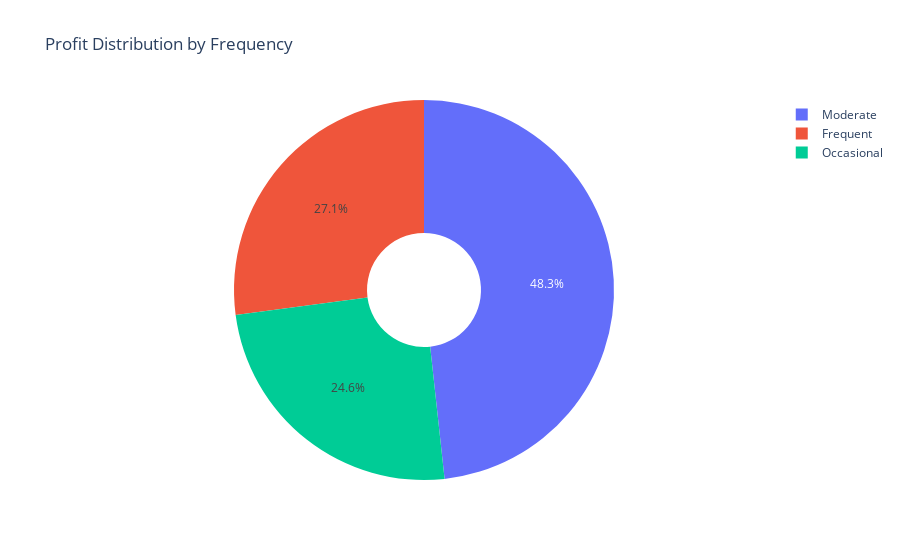

The cell this chart's notebook holds for it:
### Code cell
import plotly.graph_objects as go

# Data
labels = ['Moderate', 'Frequent', 'Occasional']
values = [15766046.80, 8849080.35, 8047561.23]

# Create the pie chart
fig = go.Figure(data=[go.Pie(labels=labels, values=values, hole=.3)])

# Customize the layout
fig.update_layout(
    title_text="Profit Distribution by Frequency",
)

# Show the plot
fig.show()

### Figure 1 — Plotly figure (JSON) as saved in the notebook; plotly's stock layout.template omitted (floating-point values rounded to 4 significant figures)
{"data": [{"hole": 0.3, "labels": ["Moderate", "Frequent", "Occasional"], "type": "pie", "values": [15770000.0, 8849000.0, 8048000.0]}], "layout": {"title": {"text": "Profit Distribution by Frequency"}}}
